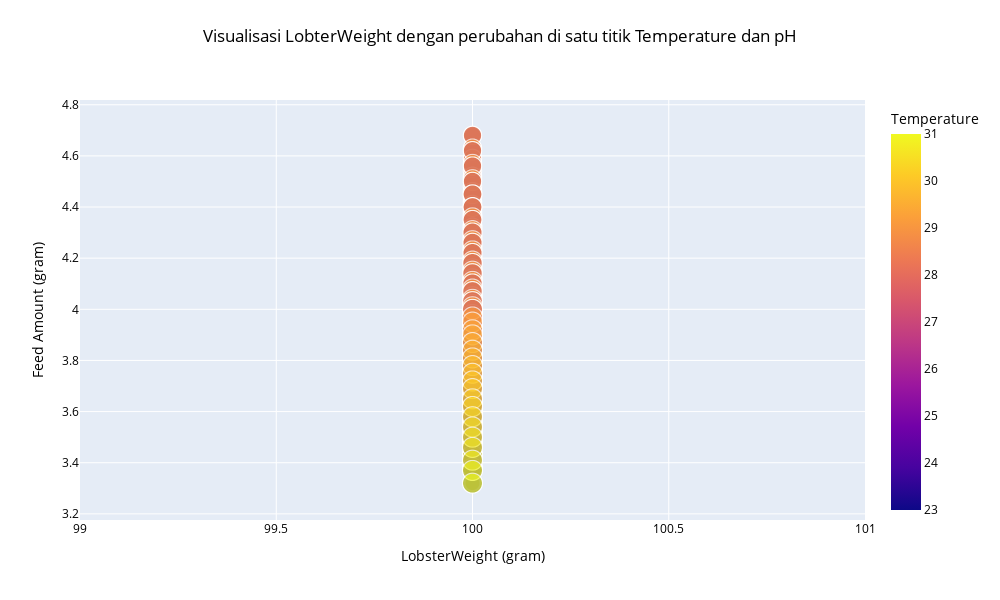

Here is the notebook cell this chart was saved with:
### Code cell
# Visualisasi hubungan pH dengan perubahan di satu titik Temperature dan LobsterWeight
fig = px.scatter(data_frame=data, x='LobsterWeight', y='feed_amount',
                 color='Temperature', size='pH',
                 title='Visualisasi LobterWeight dengan perubahan di satu titik Temperature dan pH',
                 labels={'LobsterWeight': 'LobsterWeight (gram)', 'feed_amount': 'Feed Amount (gram)'},
                 width=1000, height=600)

# Mengatur gaya title
fig.update_layout(title={'text': 'Visualisasi LobterWeight dengan perubahan di satu titik Temperature dan pH',
                         'y':0.95,  # Penempatan title lebih proporsional
                         'x':0.5,
                         'xanchor': 'center',
                         'yanchor': 'top'},
                  font=dict(color='black'))  # Warna title hitam pekat

fig.show()

### Figure 1 — Plotly figure (JSON) as saved in the notebook; plotly's stock layout.template omitted (floating-point values rounded to 4 significant figures; data arrays with more than 128 entries replaced by an {"elided": "..."} marker saying what was removed)
{"data": [{"hovertemplate": "LobsterWeight (gram)=%{x}<br>Feed Amount (gram)=%{y}<br>pH=%{marker.size}<br>Temperature=%{marker.color}<extra></extra>", "legendgroup": "", "marker": {"color": {"elided": "1344 float values"}, "coloraxis": "coloraxis", "size": {"elided": "1344 float values"}, "sizemode": "area", "sizeref": 0.0225, "symbol": "circle"}, "mode": "markers", "name": "", "showlegend": false, "type": "scattergl", "x": {"elided": "1344 float values"}, "xaxis": "x", "y": {"elided": "1344 float values"}, "yaxis": "y"}], "layout": {"coloraxis": {"colorbar": {"title": {"text": "Temperature"}}, "colorscale": [[0, "#0d0887"], [0.1111, "#46039f"], [0.2222, "#7201a8"], [0.3333, "#9c179e"], [0.4444, "#bd3786"], [0.5556, "#d8576b"], [0.6667, "#ed7953"], [0.7778, "#fb9f3a"], [0.8889, "#fdca26"], [1, "#f0f921"]]}, "font": {"color": "black"}, "height": 600, "legend": {"itemsizing": "constant", "tracegroupgap": 0}, "title": {"text": "Visualisasi LobterWeight dengan perubahan di satu titik Temperature dan pH", "x": 0.5, "xanchor": "center", "y": 0.95, "yanchor": "top"}, "width": 1000, "xaxis": {"anchor": "y", "domain": [0, 1], "title": {"text": "LobsterWeight (gram)"}}, "yaxis": {"anchor": "x", "domain": [0, 1], "title": {"text": "Feed Amount (gram)"}}}}
